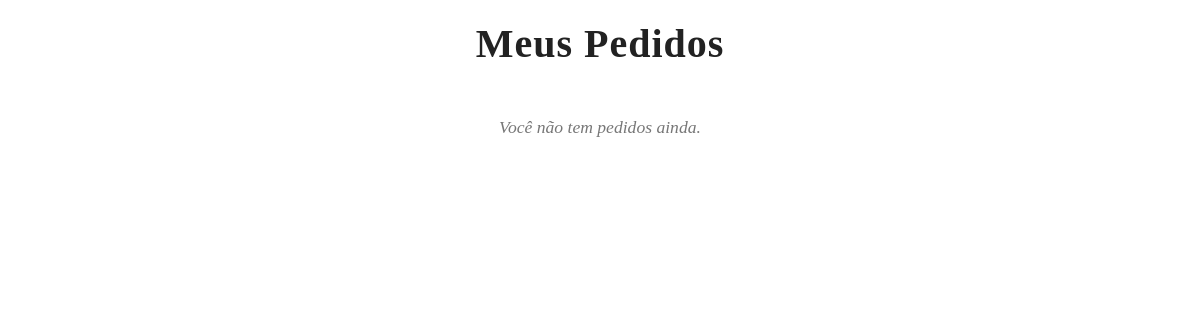
Before: /home/meus-pedidos/ (signed in) with the older database file.
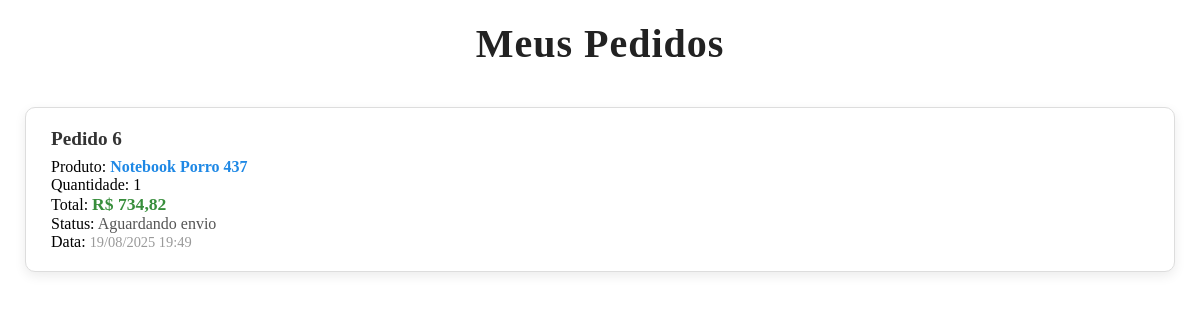
After: the same page with the newer database file.
### blog/models.py (models this page shows, shortened)
class Pedido(models.Model):
    STATUS_CHOICES = [
        ('aguardando', 'Aguardando envio'),
        ('enviado', 'Enviado'),
        ('entregue', 'Entregue'),
        ('cancelado', 'Cancelado'),
    ]
    user = models.ForeignKey(User, on_delete=models.CASCADE, related_name="pedidos_cliente")
    produto = models.ForeignKey(Produto, on_delete=models.CASCADE)
    quantidade = models.IntegerField(default=1)
    total = models.DecimalField(max_digits=10, decimal_places=2)
    status = models.CharField(max_length=20, choices=STATUS_CHOICES, default='aguardando')
    data_criacao = models.DateTimeField(auto_now_add=True)

class Produto(models.Model):
    vendedor = models.ForeignKey(User, on_delete=models.CASCADE, related_name="produtos", null=True, blank=True)  # novo campo
    nome = models.CharField(max_length=100)
    preco = models.DecimalField(max_digits=10, decimal_places=2)
    preco_comprado = models.DecimalField(max_digits=10, decimal_places=2, default=0.00)
    imagem = models.ImageField(upload_to="images/", blank=True, null=True)
    descricao = models.TextField(max_length=500, blank=True, null=True)
    estoque = models.IntegerField(default=0)
    data = models.DateTimeField(auto_now_add=True)
    em_oferta = models.BooleanField(default=False)
    categoria = models.CharField(max_length=100, default='Sem categoria')
    class Meta:
        verbose_name_plural = "produtos"

### home/views.py (the view)
# urls.py: path('meus-pedidos/', views.meus_pedidos, name='meus_pedidos'),
@login_required
def meus_pedidos(request):
    pedidos = Pedido.objects.filter(user=request.user).order_by('-data_criacao')
    notificacoes = request.user.notificacoes.filter(lida=False).order_by('-data_criacao')
    return render(request, 'home/meus_pedidos.html', {'pedidos': pedidos, 'notificacoes': notificacoes})

### home/context_processors.py (called while the page is built)
def global_context(request):
    notificacoes = []
    if request.user.is_authenticated:
        notificacoes = NotificacaoUsuario.objects.filter(user=request.user).order_by('-data_criacao')[:5]
    return {
        'notificacoes': notificacoes,
    }

### home/templates/home/meus_pedidos.html (shortened to what this page needs)
{% load static %}
<!DOCTYPE html>
<html lang="pt-br">
<head>
    <link rel="stylesheet" href="{% static '/css/styles.css' %}">
</head>
<body>
    <div class="container">
        <div class="navbar" style="margin-top: -60px;">
            </div>
        <h1 class="titulo-principal">Meus Pedidos</h1>
        {% if pedidos %}
        <ul class="lista-pedidos">
            {% for pedido in pedidos %}
            <li>
                <strong>Pedido {{ pedido.id }}</strong>
                Produto: <span class="produto-nome">{{ pedido.produto.nome }}</span><br>
                Quantidade: {{ pedido.quantidade }}<br>
                Total: <span class="pedido-total">R$ {{ pedido.total }}</span><br>
                Status: <em class="pedido-status">{{ pedido.get_status_display }}</em><br>
                Data: <small class="pedido-data">{{ pedido.data_criacao|date:"d/m/Y H:i" }}</small>
            </li>
            {% endfor %}
        </ul>
        {% else %}
        <p class="sem-pedidos">Você não tem pedidos ainda.</p>
        {% endif %}
    </div>
</body>
</html>

### base/static/css/styles.css (style rules this page uses)
* { margin: 0; padding: 0; box-sizing: border-box; font-family: 'Poppins'; }
.container { max-width: 1300px; margin: auto; padding: 0 25px 0 25px; }
.navbar { display: flex; align-items: center; padding: 20px; }
small { color: #555; }
ul { list-style: none; }

### home/templates/home/meus_pedidos.html (style rules this page uses)
.titulo-principal { color: #222; text-align: center; margin-bottom: 40px; font-weight: 700; font-size: 2.5rem; letter-spacing: 1px; }
.lista-pedidos { list-style: none; padding-left: 0; margin: 0; }
.lista-pedidos li { background: #ffffff; border: 1px solid #ddd; padding: 20px 25px; margin-bottom: 20px; border-radius: 10px; box-shadow: 0 4px 12px rgb(0 0 0 / 0.08); transition: box-shadow 0.3s ease; }
.lista-pedidos li strong { font-size: 1.2rem; color: #333; display: block; margin-bottom: 8px; }
.produto-nome { color: #1e88e5; font-weight: 600; }
.pedido-total { color: #388e3c; font-weight: 700; font-size: 1.1rem; }
.pedido-status { color: #555; font-style: normal; }
.pedido-data { color: #999; font-size: 0.9rem; }

Changed rows visible on the page:
added Pedido: id "6", produto.nome "Notebook Porro 437", quantidade "1", total "734,82", status "Aguardando envio", data_criacao "19/08/2025 19:49"
Other visible differences:
text no longer shown: "Você não tem pedidos ainda."
